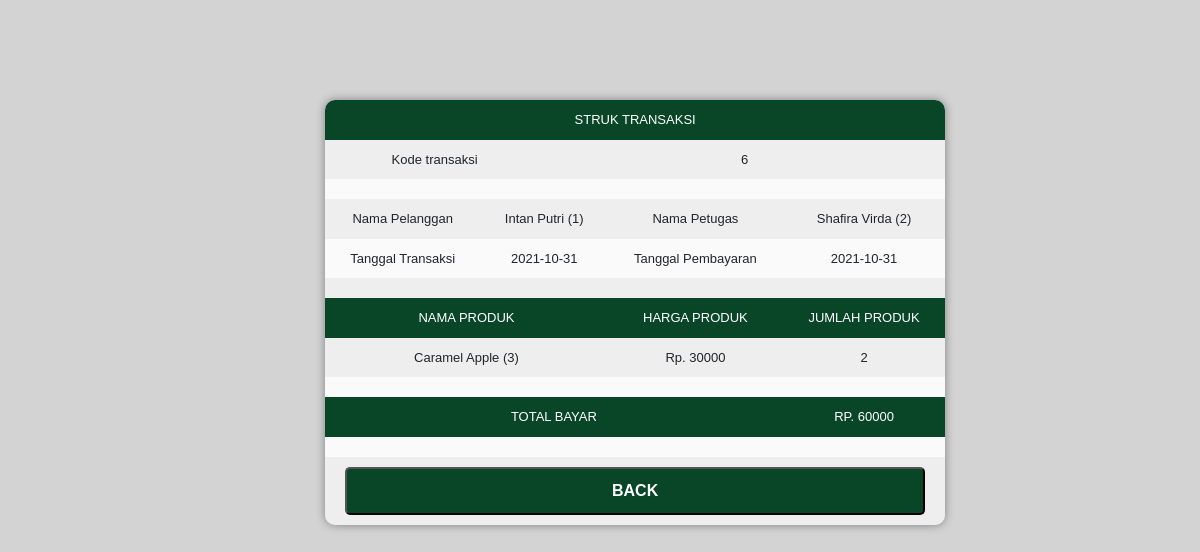
/struk.php?id_transaksi=6, run on the app's committed database.
### tables this page shows
CREATE TABLE `detail_transaksi` (
  `id_detail_transaksi` int(11) NOT NULL,
  `id_transaksi` int(11) DEFAULT NULL,
  `id_produk` int(11) DEFAULT NULL,
  `qty` int(11) DEFAULT NULL,
  `subtotal` int(11) DEFAULT NULL
);

CREATE TABLE `transaksi` (
  `id_transaksi` int(11) NOT NULL,
  `id_pelanggan` int(11) DEFAULT NULL,
  `id_petugas` int(11) DEFAULT NULL,
  `tgl_transaksi` date DEFAULT NULL
);

CREATE TABLE `pelanggan` (
  `id_pelanggan` int(11) NOT NULL,
  `nama_pelanggan` varchar(100) DEFAULT NULL,
  `username` varchar(100) DEFAULT NULL,
  `alamat` text DEFAULT NULL,
  `telp` varchar(50) DEFAULT NULL,
  `password` varchar(100) DEFAULT NULL,
  `foto_pelanggan` varchar(100) DEFAULT NULL
);

CREATE TABLE `petugas` (
  `id_petugas` int(11) NOT NULL,
  `nama_petugas` varchar(100) DEFAULT NULL,
  `username` varchar(100) DEFAULT NULL,
  `password` varchar(100) DEFAULT NULL,
  `level` varchar(100) DEFAULT NULL,
  `foto_petugas` varchar(100) DEFAULT NULL
);

CREATE TABLE `pembayaran` (
  `id_pembayaran` int(11) NOT NULL,
  `id_transaksi` int(11) NOT NULL,
  `tgl_pembayaran` date NOT NULL
);

CREATE TABLE `produk` (
  `id_produk` int(11) NOT NULL,
  `nama_produk` varchar(100) DEFAULT NULL,
  `deskripsi` text DEFAULT NULL,
  `harga` int(11) DEFAULT NULL,
  `foto_produk` varchar(255) DEFAULT NULL
);

### struk.php (the view, shortened to what this page needs)
<!doctype html>
<html>
    <head>
        <link href="https://cdn.jsdelivr.net/npm/bootstrap@5.1.1/dist/css/bootstrap.min.css" rel="stylesheet">
        <link href="style_login.css" rel="stylesheet">
        <link href="style_home.css" rel="stylesheet">
        <link href="style_table.css" rel="stylesheet">
    </head>
    <body>
            <?php
            include "koneksi.php";
                $qry_detail_transaksi=mysqli_query($conn,"SELECT detail_transaksi.*, produk.*, pembayaran.*, transaksi.*, pelanggan.*, petugas.* FROM detail_transaksi, produk, pembayaran, transaksi, pelanggan, petugas WHERE detail_transaksi.id_produk=produk.id_produk AND detail_transaksi.id_transaksi=transaksi.id_transaksi AND transaksi.id_transaksi=pembayaran.id_transaksi AND transaksi.id_petugas=petugas.id_petugas AND transaksi.id_pelanggan=pelanggan.id_pelanggan AND transaksi.id_transaksi = '".$_GET['id_transaksi']."'");
                $dt_transaksi=mysqli_fetch_array($qry_detail_transaksi);
            ?>
            <table align="center">
                <th colspan="6">STRUK TRANSAKSI</th>
                <tr><td colspan="2">Kode transaksi</td><td colspan="4"><?=$dt_transaksi['id_transaksi']?></td></tr>
                <tr><td colspan="6"></td></tr>
                <tr>
                    <td>Nama Pelanggan</td>
                    <td colspan="2" ><?=$dt_transaksi['nama_pelanggan']?> (<?=$dt_transaksi['id_pelanggan']?>)</td>
                    <td>Nama Petugas</td>
                    <td colspan="2"><?=$dt_transaksi['nama_petugas']?> (<?=$dt_transaksi['id_petugas']?>)</td>
                </tr>
                <tr>
                    <td>Tanggal Transaksi</td>
                    <td colspan="2"><?=$dt_transaksi['tgl_transaksi']?></td>
                    <td>Tanggal Pembayaran</td>
                    <td colspan="2"><?=$dt_transaksi['tgl_pembayaran']?></td>
                </tr>
                <tr><td colspan="6"></td></tr>
                <th colspan="3">Nama Produk</th><th colspan="2">Harga Produk</th><th colspan="1">Jumlah Produk</th>
                <tr>
                    <td colspan="3"><?=$dt_transaksi['nama_produk']?> (<?=$dt_transaksi['id_produk']?>)</td>
                    <td colspan="2">Rp. <?=$dt_transaksi['harga']?></td>
                    <td colspan="1"><?=$dt_transaksi['qty']?></td>
                </tr>
                <tr><td colspan="6"></td></tr>
                <th colspan="4">TOTAL BAYAR</th><th colspan="2">Rp. <?=$dt_transaksi['subtotal']?></th>
                <tr><td colspan="6"></td></tr>
                <tr>
                    <td colspan="6"><button onclick="history.back(-1)" class="back" >BACK</button></td>
                </tr>
            </table>
    </body>
</html>

### style_login.css (style rules this page uses)
:root { --main-color: #094627; --color-grey: #808080; --color-random: #e67330; }
* { margin: 0; padding: 0; box-sizing: border-box; }
body { background-color: #d3d3d3; font-family: sans-serif; }

### style_home.css (style rules this page uses)
:root { --main-color: #094627; --color-grey: #808080; --color-random: #e67330; }

### style_table.css (style rules this page uses)
:root { --main-color: #094627; --color-grey: #808080; --color-random: #e67330; }
table { position: absolute; left: 283px; top: 110px; width: 75%; border-spacing: 0; border-radius: 10px; box-shadow: 0 0 10px var(--color-grey); overflow: hidden; }
td, th td, th { padding: 10px 20px; text-align: center; }
th { background-color: var(--main-color); color: #ffffff; font-weight: 200; text-transform: uppercase; }
tr { width: 100%; font-size: small; background-color: #fafafa; }
tr:nth-child(even) { background-color: #eeeeee; }

### struk.php (style rules this page uses)
table { top: 100px; left: 325px; width: 50%; }
td { text-align: center; }
.back { padding: 10px; padding-left: 265px; padding-right: 265px; background: var(--main-color); border-radius: 5px; font-size: 1rem; font-weight: 600; color: #ffffff; }

### data on the page
detail_transaksi: id_transaksi.id_transaksi "6", pelanggan.nama_pelanggan "Intan Putri", pelanggan.id_pelanggan "1", petugas.nama_petugas "Shafira Virda", petugas.id_petugas "2", id_transaksi.tgl_transaksi "2021-10-31", pembayaran.tgl_pembayaran "2021-10-31", id_produk.nama_produk "Caramel Apple", id_produk.id_produk "3", id_produk.harga "30000", qty "2", subtotal "60000"
